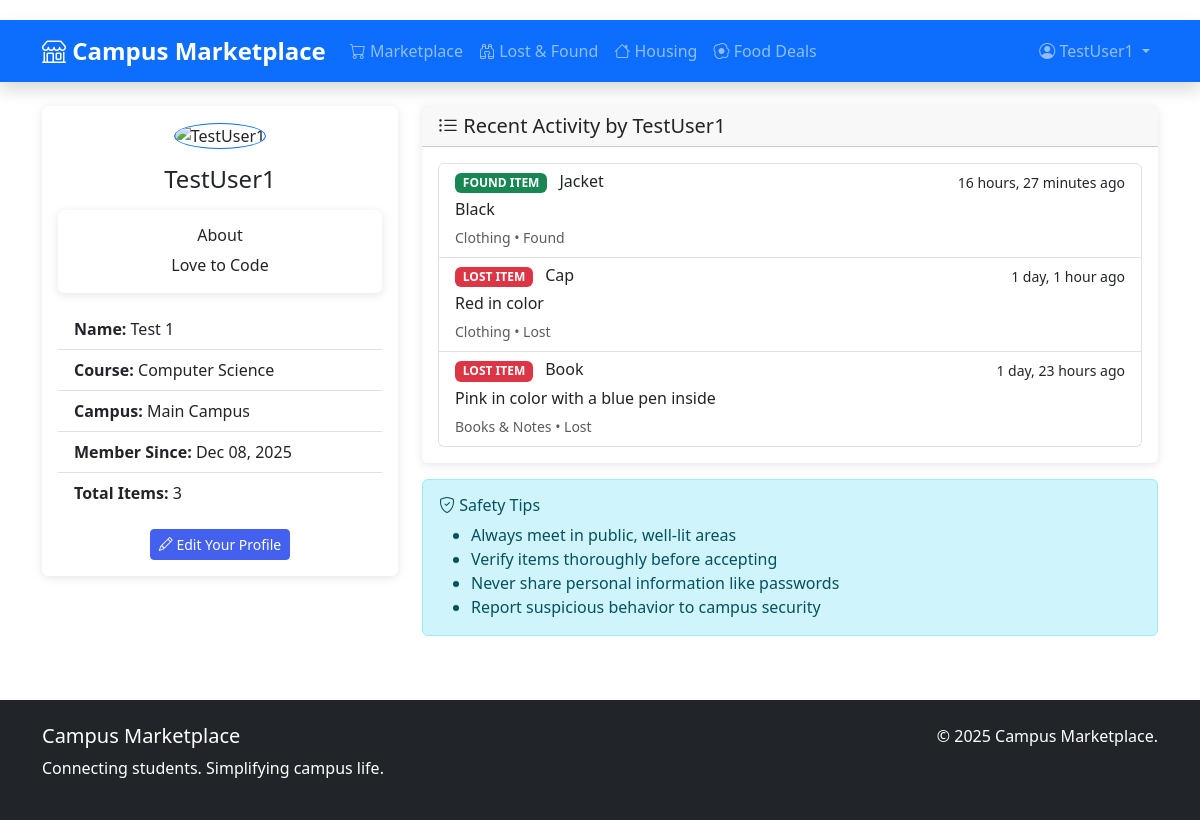
The page /accounts/user/TestUser1/ (signed in) on the database its author committed.
### accounts/models.py (models this page shows, shortened)
class Profile(models.Model):
    user = models.OneToOneField(User, on_delete=models.CASCADE)
    bio = models.TextField(max_length=500, blank=True, null=True)
    profile_pic = CloudinaryField(
        'image',
        folder='campus_marketplace/profile_pics',
        default='campus_marketplace/profile_pics/default_user',  # Cloudinary public_id
        blank=True,
        null=True,
        transformation=[
            {'width': 300, 'height': 300, 'crop': 'fill'},
            {'quality': 'auto:good'},
        ]
    )
    phone = models.CharField(max_length=20, blank=True, null=True)
    student_id = models.CharField(max_length=50, blank=True, null=True, verbose_name="Student ID")
    course = models.CharField(max_length=100, blank=True, null=True)
    year_of_study = models.IntegerField(
        blank=True, null=True,
        choices=[(i, f'Year {i}') for i in range(1, 7)]
    )
    campus = models.CharField(max_length=100, blank=True, null=True)
    join_date = models.DateTimeField(auto_now_add=True)
    updated_at = models.DateTimeField(auto_now=True)
    is_verified = models.BooleanField(default=False)
    is_seller = models.BooleanField(default=False)
    trust_score = models.IntegerField(default=50)  # Range 0-100

### lostfound/models.py (models this page shows, shortened)
class LostItem(models.Model):
    STATUS_CHOICES = [
        ('lost', 'Lost'),
        ('found', 'Found'),
        ('returned', 'Returned'),
    ]
    CATEGORY_CHOICES = [
        ('electronics', 'Electronics'),
        ('books', 'Books & Notes'),
        ('id_cards', 'ID Cards'),
        ('keys', 'Keys'),
        ('clothing', 'Clothing'),
        ('bags', 'Bags & Wallets'),
        ('accessories', 'Accessories'),
        ('other', 'Other'),
    ]
    user = models.ForeignKey(User, on_delete=models.CASCADE)
    title = models.CharField(max_length=200)
    description = models.TextField()
    item_type = models.CharField(max_length=20, choices=[('lost', 'Lost Item'), ('found', 'Found Item'), ('returned', 'Returned Item')], default='lost')
    category = models.CharField(max_length=50, choices=CATEGORY_CHOICES)
    location_lost = models.CharField(max_length=200, blank=True)
    location_found = models.CharField(max_length=200, blank=True)
    date_lost = models.DateField(null=True, blank=True)
    date_found = models.DateField(null=True, blank=True)
    image = CloudinaryField(
        'image',
        folder='campus_marketplace/lostfound',
        blank=True,
        null=True,
        transformation=[
            {'width': 800, 'height': 600, 'crop': 'limit'},
            {'quality': 'auto:good'},
        ]
    )
    status = models.CharField(max_length=20, choices=STATUS_CHOICES, default='lost')
    contact_email = models.EmailField()
    contact_phone = models.CharField(max_length=20, blank=True)
    created_at = models.DateTimeField(auto_now_add=True)
    updated_at = models.DateTimeField(auto_now=True)
    class Meta:
        ordering = ['-created_at']

### accounts/views.py (the view)
# urls.py: path('user/<str:username>/', views.user_profile, name='user_profile'),
@login_required
def user_profile(request, username):
    user = get_object_or_404(User, username=username)
    profile_obj = get_or_create_profile(user)
    user_items = LostItem.objects.filter(user=user).exclude(status='returned')[:5]
    total_items = LostItem.objects.filter(user=user).count()
    context = {
        'viewed_user': user,
        'user_profile': profile_obj,
        'user_items': user_items,
        'total_items': total_items,
    }
    return render(request, 'accounts/user_profile.html', context)

### accounts/views.py (called while the page is built)
def get_or_create_profile(user):
    try:
        return user.profile
    except Profile.DoesNotExist:
        return Profile.objects.create(user=user)

### templates/accounts/user_profile.html (shortened to what this page needs)
{% extends 'base.html' %}
{% load static %}
{% block content %}
<div class="row">
    <div class="col-md-4">
        <div class="card mb-4">
            <div class="card-body text-center">
                <div class="mb-3">
                    {% if viewed_user.profile.profile_pic %}
                    <img src="{{ viewed_user.profile.profile_pic.url }}"
                         class="rounded-circle border border-primary"
                         alt="{{ viewed_user.username }}"
                         style="width: 150px; height: 150px; object-fit: cover;">
                    {% else %}
                    <div class="bg-primary text-white rounded-circle d-inline-flex align-items-center justify-content-center mb-3"
                         style="width: 150px; height: 150px; font-size: 3rem;">
                        <i class="bi bi-person"></i>
                    </div>
                    {% endif %}
                    <h4 class="mt-3">{{ viewed_user.username }}</h4>
                </div>
                {% if viewed_user.profile.bio %}
                <div class="card mb-3">
                    <div class="card-body">
                        <h6>About</h6>
                        <p class="mb-0">{{ viewed_user.profile.bio }}</p>
                    </div>
                </div>
                {% endif %}
                <div class="list-group list-group-flush text-start">
                    {% if viewed_user.first_name or viewed_user.last_name %}
                    <div class="list-group-item">
                        <strong>Name:</strong> {{ viewed_user.first_name }} {{ viewed_user.last_name }}
                    </div>
                    {% endif %}
                    {% if viewed_user.profile.course %}
                    <div class="list-group-item">
                        <strong>Course:</strong> {{ viewed_user.profile.course }}
                    </div>
                    {% endif %}
                    {% if viewed_user.profile.campus %}
                    <div class="list-group-item">
                        <strong>Campus:</strong> {{ viewed_user.profile.campus }}
                    </div>
                    {% endif %}
                    <div class="list-group-item">
                        <strong>Member Since:</strong> {{ viewed_user.date_joined|date:"M d, Y" }}
                    </div>
                    <div class="list-group-item">
                        <strong>Total Items:</strong> {{ total_items }}
                    </div>
                </div>
                {% if user == viewed_user %}
                <div class="mt-3">
                    <a href="{% url 'accounts:edit_profile' %}" class="btn btn-primary btn-sm">
                        <i class="bi bi-pencil"></i> Edit Your Profile
                    </a>
                </div>
                {% endif %}
            </div>
        </div>
    </div>
    <div class="col-md-8">
        <div class="card">
            <div class="card-header">
                <h5 class="mb-0">
                    <i class="bi bi-list-ul"></i>
                    Recent Activity by {{ viewed_user.username }}
                </h5>
            </div>
            <div class="card-body">
                {% if user_items %}
                <div class="list-group">
                    {% for item in user_items %}
                    <a href="{% url 'lostfound:detail' item.pk %}" class="list-group-item list-group-item-action">
                        <div class="d-flex w-100 justify-content-between">
                            <h6 class="mb-1">
                                <span class="badge {% if item.item_type == 'lost' %}bg-danger{% else %}bg-success{% endif %} me-2">
                                    {{ item.get_item_type_display|upper }}
                                </span>
                                {{ item.title }}
                            </h6>
                            <small>{{ item.created_at|timesince }} ago</small>
                        </div>
                        <p class="mb-1">{{ item.description|truncatechars:100 }}</p>
                        <small class="text-muted">{{ item.get_category_display }} • {{ item.get_status_display }}</small>
                    </a>
                    {% endfor %}
                </div>
                {% else %}
                <div class="text-center py-4">
                    <i class="bi bi-inbox display-6 text-muted"></i>
                    <p class="mt-3">{{ viewed_user.username }} hasn't posted any items yet.</p>
                </div>
                {% endif %}
            </div>
        </div>
        <div class="alert alert-info mt-3">
            <h6><i class="bi bi-shield-check"></i> Safety Tips</h6>
            <ul class="mb-0">
                <li>Always meet in public, well-lit areas</li>
                <li>Verify items thoroughly before accepting</li>
                <li>Never share personal information like passwords</li>
                <li>Report suspicious behavior to campus security</li>
            </ul>
        </div>
    </div>
</div>
{% endblock %}

### templates/base.html (shortened to what this page needs)
<!DOCTYPE html>
<html lang="en">
<head>
    <link href="https://cdn.jsdelivr.net/npm/bootstrap@5.3.0/dist/css/bootstrap.min.css" rel="stylesheet">
    <link rel="stylesheet" href="https://cdn.jsdelivr.net/npm/bootstrap-icons@1.10.0/font/bootstrap-icons.css">
    {% load static %}
    <link rel="stylesheet" href="{% static 'css/style.css' %}">
</head>
<body>
<nav class="navbar navbar-expand-lg navbar-dark bg-primary sticky-top shadow">
    <div class="container">
        <a class="navbar-brand" href="{% url 'home' %}">
            <i class="bi bi-shop"></i> Campus Marketplace
        </a>
        <div class="collapse navbar-collapse" id="navbarNav">
            {% if user.is_authenticated %}
            <ul class="navbar-nav me-auto">
                <li class="nav-item">
                    <a class="nav-link" href="{% url 'marketplace:index' %}">
                        <i class="bi bi-cart"></i> Marketplace
                    </a>
                </li>
                <li class="nav-item">
                    <a class="nav-link" href="{% url 'lostfound:index' %}">
                        <i class="bi bi-binoculars"></i> Lost & Found
                    </a>
                </li>
                <li class="nav-item">
                    <a class="nav-link" href="{% url 'housing:index' %}">
                        <i class="bi bi-house"></i> Housing
                    </a>
                </li>
                <li class="nav-item">
                    <a class="nav-link" href="{% url 'food:index' %}">
                        <i class="bi bi-egg-fried"></i> Food Deals
                    </a>
                </li>
            </ul>
            {% endif %}
            <ul class="navbar-nav">
                {% if user.is_authenticated %}
                <li class="nav-item dropdown">
                    <a class="nav-link dropdown-toggle" href="#" id="userDropdown" role="button" data-bs-toggle="dropdown">
                        <i class="bi bi-person-circle"></i> {{ user.username }}
                    </a>
                </li>
                {% endif %}
            </ul>
        </div>
    </div>
</nav>
    <main class="container my-4">
        {% block content %}
        {% endblock %}
    </main>
    <footer class="bg-dark text-white py-4 mt-5">
        <div class="container">
            <div class="row">
                <div class="col-md-6">
                    <h5>Campus Marketplace</h5>
                    <p>Connecting students. Simplifying campus life.</p>
                </div>
                <div class="col-md-6 text-md-end">
                    <p>&copy; 2025 Campus Marketplace.</p>
                </div>
            </div>
        </div>
    </footer>
</body>
</html>

### static/css/style.css (style rules this page uses)
:root { --primary-color: #4361ee; --secondary-color: #3a0ca3; --accent-color: #f72585; }
body { font-family: 'Segoe UI', Tahoma, Geneva, Verdana, sans-serif; padding-top: 20px; }
.navbar-brand { font-weight: 700; font-size: 1.5rem; }
.card { transition: transform 0.3s; border: none; box-shadow: 0 2px 10px rgba(0,0,0,0.1); }
.btn-primary { background-color: var(--primary-color); border-color: var(--primary-color); }

### rows shown on the page
LostItem: item_type "FOUND ITEM", title "Jacket", created_at "16 hours, 27 minutes", description "Black", category "Clothing", status "Found"
LostItem: item_type "LOST ITEM", title "Cap", created_at "1 day, 1 hour", description "Red in color", category "Clothing", status "Lost"
LostItem: item_type "LOST ITEM", title "Book", created_at "1 day, 23 hours", description "Pink in color with a blue pen inside", category "Books & Notes", status "Lost"

### other values the page prints
{{ user.username }} "TestUser1"
{{ viewed_user.username }} "TestUser1"
{{ viewed_user.profile.bio }} "Love to Code"
{{ viewed_user.first_name }} "Test"
{{ viewed_user.last_name }} "1"
{{ viewed_user.profile.course }} "Computer Science"
{{ viewed_user.profile.campus }} "Main Campus"
{{ viewed_user.date_joined|date:"M d, Y" }} "Dec 08, 2025"
{{ total_items }} "3"
